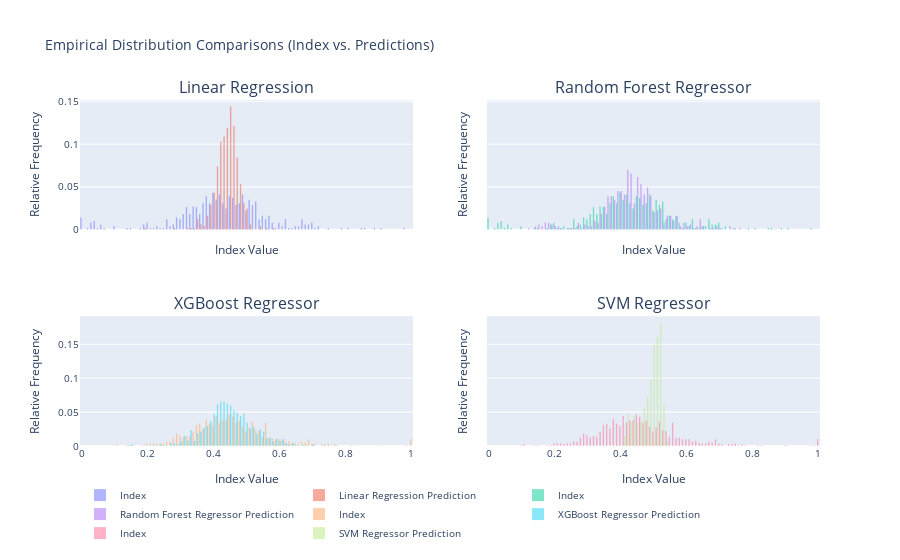

Notebook cell for this chart:
### Code cell
distribution_compare_plot(y_test_list, y_pred_list)

### Figure 1 — Plotly figure (JSON) as saved in the notebook; plotly's stock layout.template omitted (floating-point values rounded to 4 significant figures; data arrays with more than 128 entries replaced by an {"elided": "..."} marker saying what was removed)
{"data": [{"histnorm": "probability", "name": "Index", "nbinsx": 100, "opacity": 0.5, "type": "histogram", "x": {"elided": "486 float values"}, "xaxis": "x", "yaxis": "y"}, {"histnorm": "probability", "name": "Linear Regression Prediction", "nbinsx": 100, "opacity": 0.5, "type": "histogram", "x": {"elided": "486 float values"}, "xaxis": "x", "yaxis": "y"}, {"histnorm": "probability", "name": "Index", "nbinsx": 100, "opacity": 0.5, "type": "histogram", "x": {"elided": "486 float values"}, "xaxis": "x2", "yaxis": "y2"}, {"histnorm": "probability", "name": "Random Forest Regressor Prediction", "nbinsx": 100, "opacity": 0.5, "type": "histogram", "x": {"elided": "486 float values"}, "xaxis": "x2", "yaxis": "y2"}, {"histnorm": "probability", "name": "Index", "nbinsx": 100, "opacity": 0.5, "type": "histogram", "x": {"elided": "814 float values"}, "xaxis": "x3", "yaxis": "y3"}, {"histnorm": "probability", "name": "XGBoost Regressor Prediction", "nbinsx": 100, "opacity": 0.5, "type": "histogram", "x": {"elided": "814 float values"}, "xaxis": "x3", "yaxis": "y3"}, {"histnorm": "probability", "name": "Index", "nbinsx": 100, "opacity": 0.5, "type": "histogram", "x": {"elided": "814 float values"}, "xaxis": "x4", "yaxis": "y4"}, {"histnorm": "probability", "name": "SVM Regressor Prediction", "nbinsx": 100, "opacity": 0.5, "type": "histogram", "x": {"elided": "814 float values"}, "xaxis": "x4", "yaxis": "y4"}], "layout": {"annotations": [{"font": {"size": 16}, "showarrow": false, "text": "Linear Regression", "x": 0.225, "xanchor": "center", "xref": "paper", "y": 1, "yanchor": "bottom", "yref": "paper"}, {"font": {"size": 16}, "showarrow": false, "text": "Random Forest Regressor", "x": 0.775, "xanchor": "center", "xref": "paper", "y": 1, "yanchor": "bottom", "yref": "paper"}, {"font": {"size": 16}, "showarrow": false, "text": "XGBoost Regressor", "x": 0.225, "xanchor": "center", "xref": "paper", "y": 0.375, "yanchor": "bottom", "yref": "paper"}, {"font": {"size": 16}, "showarrow": false, "text": "SVM Regressor", "x": 0.775, "xanchor": "center", "xref": "paper", "y": 0.375, "yanchor": "bottom", "yref": "paper"}], "font": {"size": 10}, "legend": {"orientation": "h"}, "title": {"text": "Empirical Distribution Comparisons (Index vs. Predictions)"}, "xaxis": {"anchor": "y", "domain": [0, 0.45], "matches": "x3", "showticklabels": false, "title": {"text": "Index Value"}}, "xaxis2": {"anchor": "y2", "domain": [0.55, 1], "matches": "x4", "showticklabels": false, "title": {"text": "Index Value"}}, "xaxis3": {"anchor": "y3", "domain": [0, 0.45], "title": {"text": "Index Value"}}, "xaxis4": {"anchor": "y4", "domain": [0.55, 1], "title": {"text": "Index Value"}}, "yaxis": {"anchor": "x", "domain": [0.625, 1], "title": {"text": "Relative Frequency"}}, "yaxis2": {"anchor": "x2", "domain": [0.625, 1], "matches": "y", "showticklabels": false, "title": {"text": "Relative Frequency"}}, "yaxis3": {"anchor": "x3", "domain": [0, 0.375], "title": {"text": "Relative Frequency"}}, "yaxis4": {"anchor": "x4", "domain": [0, 0.375], "matches": "y3", "showticklabels": false, "title": {"text": "Relative Frequency"}}}}
